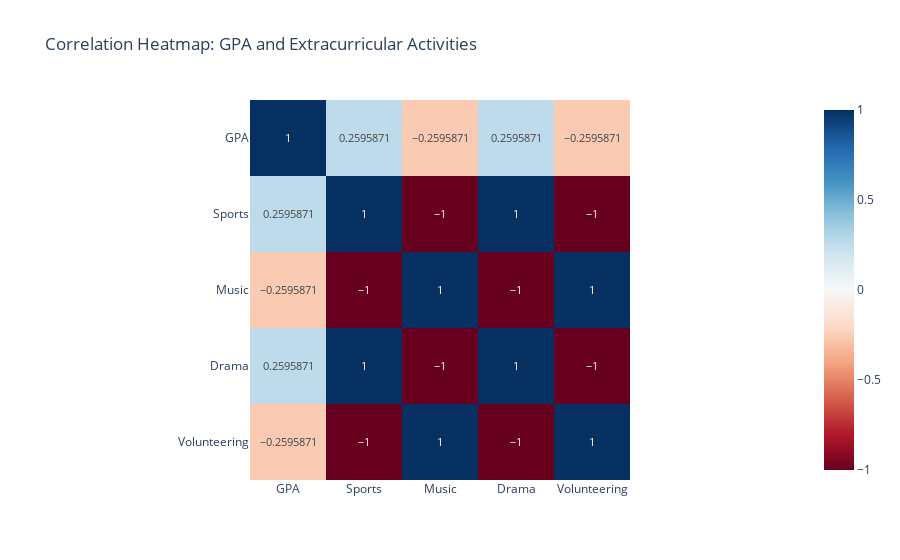

Write notebook code for a chart like this one.
### Code cell
import pandas as pd
import plotly.express as px

# Create the DataFrame with multiple extracurricular activities
data = {
    'GPA': [3.5, 3.8, 2.9, 3.0, 3.7, 3.2, 3.9, 2.7, 3.3, 3.6],
    'sports': ['Yes', 'No', 'Yes', 'No', 'Yes', 'No', 'Yes', 'No', 'Yes', 'No'],
    'music': ['No', 'Yes', 'No', 'Yes', 'No', 'Yes', 'No', 'Yes', 'No', 'Yes'],
    'drama': ['Yes', 'No', 'Yes', 'No', 'Yes', 'No', 'Yes', 'No', 'Yes', 'No'],
    'volunteering': ['No', 'Yes', 'No', 'Yes', 'No', 'Yes', 'No', 'Yes', 'No', 'Yes']
}

df = pd.DataFrame(data)

# Encode the categorical variables
df['sports_encoded'] = df['sports'].map({'Yes': 1, 'No': 0})
df['music_encoded'] = df['music'].map({'Yes': 1, 'No': 0})
df['drama_encoded'] = df['drama'].map({'Yes': 1, 'No': 0})
df['volunteering_encoded'] = df['volunteering'].map({'Yes': 1, 'No': 0})

# Calculate the correlation matrix
correlation_matrix = df[['GPA', 'sports_encoded', 'music_encoded', 'drama_encoded', 'volunteering_encoded']].corr()

# Rename the columns for better readability in the heatmap
correlation_matrix.columns = ['GPA', 'Sports', 'Music', 'Drama', 'Volunteering']
correlation_matrix.index = ['GPA', 'Sports', 'Music', 'Drama', 'Volunteering']

# Create a heatmap using Plotly Express
fig = px.imshow(correlation_matrix, 
                text_auto=True, 
                color_continuous_scale='RdBu', 
                title="Correlation Heatmap: GPA and Extracurricular Activities")

# Show the heatmap
fig.show()

### Figure 1 — Plotly figure (JSON) as saved in the notebook; plotly's stock layout.template omitted (floating-point values rounded to 4 significant figures)
{"data": [{"coloraxis": "coloraxis", "hovertemplate": "x: %{x}<br>y: %{y}<br>color: %{z}<extra></extra>", "name": "0", "texttemplate": "%{z}", "type": "heatmap", "x": ["GPA", "Sports", "Music", "Drama", "Volunteering"], "xaxis": "x", "y": ["GPA", "Sports", "Music", "Drama", "Volunteering"], "yaxis": "y", "z": [[1, 0.2596, -0.2596, 0.2596, -0.2596], [0.2596, 1, -1, 1, -1], [-0.2596, -1, 1, -1, 1], [0.2596, 1, -1, 1, -1], [-0.2596, -1, 1, -1, 1]]}], "layout": {"coloraxis": {"colorscale": [[0, "rgb(103,0,31)"], [0.1, "rgb(178,24,43)"], [0.2, "rgb(214,96,77)"], [0.3, "rgb(244,165,130)"], [0.4, "rgb(253,219,199)"], [0.5, "rgb(247,247,247)"], [0.6, "rgb(209,229,240)"], [0.7, "rgb(146,197,222)"], [0.8, "rgb(67,147,195)"], [0.9, "rgb(33,102,172)"], [1, "rgb(5,48,97)"]]}, "title": {"text": "Correlation Heatmap: GPA and Extracurricular Activities"}, "xaxis": {"anchor": "y", "constrain": "domain", "domain": [0, 1], "scaleanchor": "y"}, "yaxis": {"anchor": "x", "autorange": "reversed", "constrain": "domain", "domain": [0, 1]}}}
